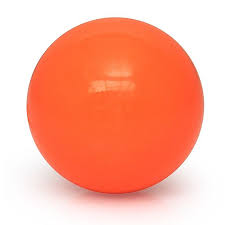
#> input picture notebooks/session_4/ball.jpg, 225 x 225 px
$ python s3-calcHist.py
#> lines starting #> are read from the running program, lines starting #| are printed output that depends on the picture
import cv2
import numpy as np
from matplotlib import pyplot as plt
img = cv2.imread('ball.jpg',0)
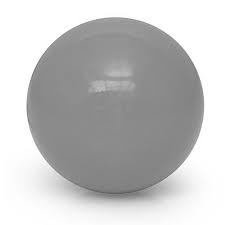
#> img: shape (225, 225); min 94, max 255, mean 195.2


# create a mask
mask = np.zeros(img.shape, np.uint8)
mask[50:150, 50:150] = 255
masked_img = cv2.bitwise_and(img,img,mask = mask)
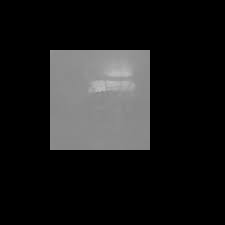
#> masked_img: shape (225, 225); min 0, max 193, mean 28.4

# Calculate histogram with mask and without mask
# Check third argument for mask
hist_full = cv2.calcHist([img],[0],None,[256],[0,256])
#> hist_full = 256 values, max 14303 at index 255, min 0 at index 0, mean 197.8
hist_mask = cv2.calcHist([img],[0],mask,[256],[0,256])
#> hist_mask = 256 values, max 2130 at index 139, min 0 at index 0, mean 39.06

plt.subplot(221), plt.imshow(img, 'gray')
plt.subplot(222), plt.imshow(mask,'gray')
plt.subplot(223), plt.imshow(masked_img, 'gray')
plt.subplot(224), plt.plot(hist_full), plt.plot(hist_mask)
plt.xlim([0,256])

plt.show()
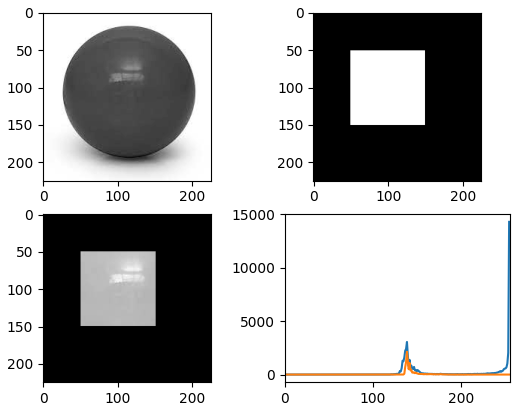
#> figure drawn by matplotlib, 4 panels; panel 4: curve peaks at x = 255, y = 14303; panel 4: curve peaks at x = 139, y = 2130
